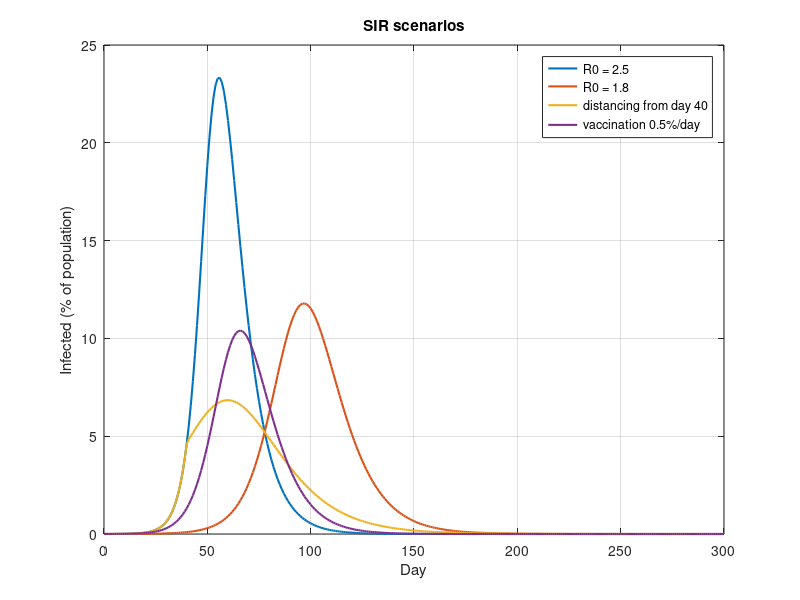

MATLAB code for this plot:
% Day 126 · Project 19: Epidemic Spread Model (SIR) with Vaccination — Full program
% Run: open this file in MATLAB and press Run (or type main in the Command Window)

clc; clear; close all;
N = 1e6; I0 = 10;
gamma = 1/7;                                   % 7 days infectious
scenarios = struct('name', {'R0 = 2.5', 'R0 = 1.8', 'distancing from day 40', 'vaccination 0.5%/day'}, ...
                   'R0', {2.5, 1.8, 2.5, 2.5}, 'dist', {false, false, true, false}, 'vacc', {0, 0, 0, 0.005});
tspan = 0:1:300;
fprintf('%-24s %12s %10s %14s\n', 'Scenario', 'Peak infected', 'Peak day', 'Total infected');
colors = lines(numel(scenarios));
for k = 1:numel(scenarios)
    sc = scenarios(k);
    beta0 = sc.R0 * gamma;
    beta = @(t) beta0 * (1 - 0.45*(sc.dist && t >= 40));
    f = @(t, y) [-beta(t)*y(1)*y(2)/N - sc.vacc*y(1);
                  beta(t)*y(1)*y(2)/N - gamma*y(2);
                  gamma*y(2) + sc.vacc*y(1)];
    [t, Y] = ode45(f, tspan, [N - I0; I0; 0], odeset('MaxStep', 1));
    [pk, kp] = max(Y(:, 2));
    infected_total = trapz(t, gamma*Y(:, 2)) + I0;
    fprintf('%-24s %12.0f %10d %13.1f%%\n', sc.name, pk, t(kp), 100*infected_total/N);
    plot(t, Y(:, 2)/N*100, 'Color', colors(k, :), 'LineWidth', 1.5); hold on
end
hold off; grid on; xlabel('Day'); ylabel('Infected (% of population)'); legend({scenarios.name}); title('SIR scenarios')
for R0 = [1.5 2.5 3.5 6]
    fprintf('R0 = %.1f -> herd immunity threshold %.0f %%\n', R0, 100*(1 - 1/R0));
end
